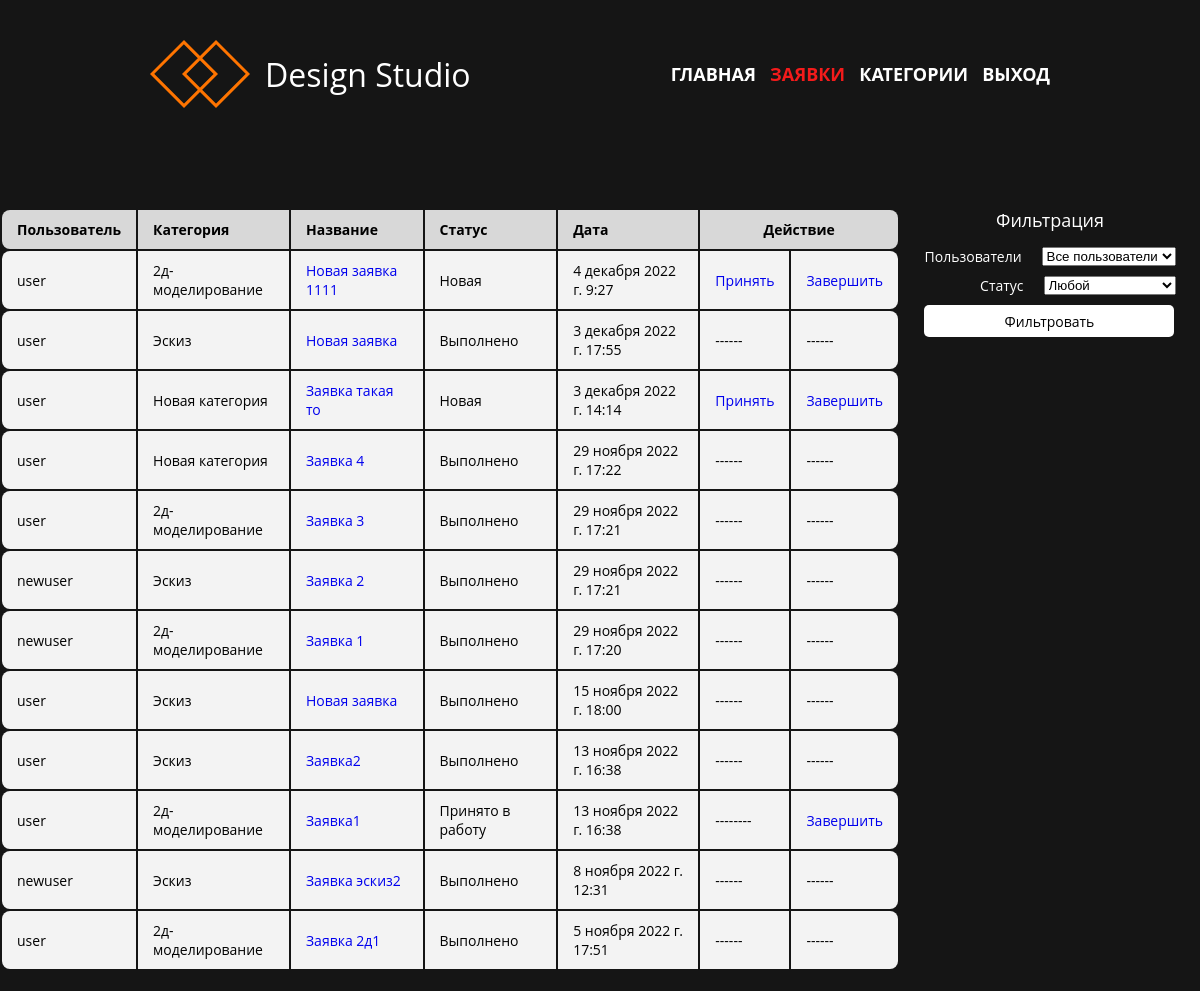
Before: /main/account/application/management/ (signed in) with the older database file.
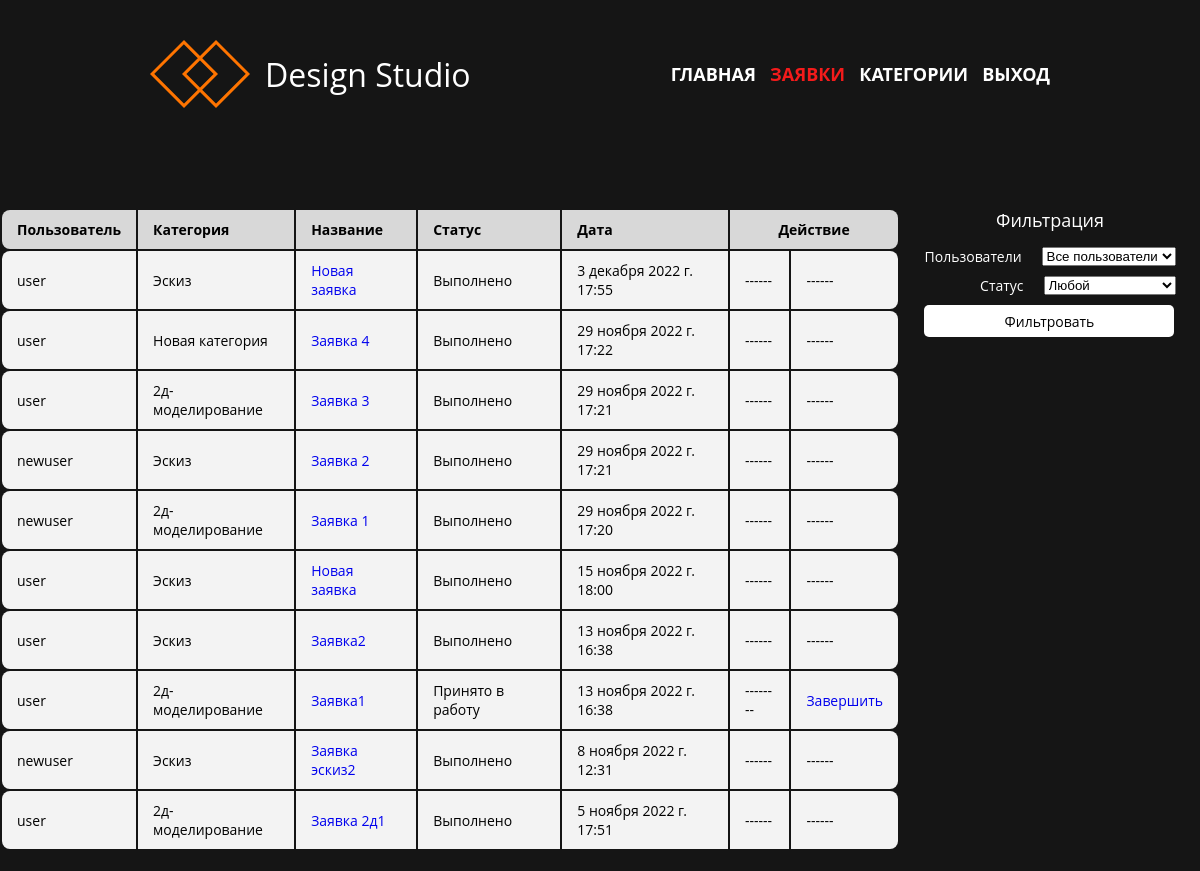
After: the same page with the newer database file.
### personal_account/models.py (models this page shows, shortened)
class Application(models.Model):
    title = models.CharField(max_length=50)
    description = models.TextField(blank=True)
    image = models.ImageField(upload_to='uploads/%Y/%m/%d/')
    time_create = models.DateTimeField(auto_now_add=True)
    cat = models.ForeignKey(Category, on_delete=models.CASCADE)
    current_user = models.ForeignKey('CustomUser', on_delete=models.CASCADE)
    APPLICATION_STATUS = (
        ('n', 'Новая'),
        ('a', 'Принято в работу'),
        ('c', 'Выполнено')
    )
    status = models.CharField(max_length=20, choices=APPLICATION_STATUS, default='n')
    def show_status_message(self):
        for elem in self.APPLICATION_STATUS:
            if self.status in elem:
                application_status_message = elem[1]
                return application_status_message

class CustomUser(AbstractUser):
    role = models.CharField(max_length=20, choices=Role.choices, default=Role.CUSTOMER)
    patronymic = models.CharField(max_length=150, verbose_name='Отчество')
    consent = models.BooleanField(blank=False, default=True)

class Category(models.Model):
    title = models.CharField(max_length=25)
    def __str__(self):
        return self.title

### personal_account/views.py (the view)
# urls.py: path('management/', applications_management, name='applications_management'),
@login_required
def applications_management(request):
    if request.method == 'POST':
        if 'application_status' in request.POST:
            if request.POST['application_status'][0] == 'a':
                form = ChangeStatusAcceptForm(request.POST)
                if form.is_valid():
                    comment_data = form.cleaned_data
                    print(request.POST['application_pk'])
                    comment_data.update(
                        {
                            'status': request.POST['application_status'][0],
                            'application': Application.objects.get(pk=request.POST['application_pk']),
                        },
                    )
                    current_comment = ApplicationComment.objects.create(**comment_data)
                    Application.objects.filter(pk=current_comment.application.pk).update(status=current_comment.status)
                    return redirect(request.META.get('HTTP_REFERER'))
            elif request.POST['application_status'][0] == 'c':
                form = ChangeStatusCompleteForm(request.POST, request.FILES)
                if form.is_valid():
                    comment_data = form.cleaned_data
                    comment_data.update(
                        {
                            'status': request.POST['application_status'][0],
                            'application': Application.objects.get(pk=request.POST['application_pk']),
                        },
                    )
                    current_comment = ApplicationComment.objects.create(**comment_data)
                    Application.objects.filter(pk=current_comment.application.pk).update(status=current_comment.status)
                    return redirect(request.META.get('HTTP_REFERER'))
        elif 'users' in request.POST and 'field' in request.POST:
            context = {
                'name_page': 'applications_management',
                'form_accept_popup': ChangeStatusAcceptForm(),
                'form_complete_popup': ChangeStatusCompleteForm(),
                'form_filtering': FilterApplicationForm()
            }
            if request.POST['users'] == '' and request.POST['field'] == 's':
                return redirect('applications_management')
            elif request.POST['users'] == '' and request.POST['field'] != 's':
                context['applications'] = Application.objects.filter(status=request.POST['field'])
                context['form_filtering'] = FilterApplicationForm(request.POST)
                return render(request, 'personal_account/applications/manager_show.html', context=context)
            elif request.POST['users'] != '':
                user = CustomUser.objects.get(pk=request.POST['users'])
                if request.POST['field'] == 's':
                    context['applications'] = user.application_set.all()
                    context['form_filtering'] = FilterApplicationForm(request.POST)
                    return render(request, 'personal_account/applications/manager_show.html', context=context)
                else:
                    context['applications'] = user.application_set.filter(status=request.POST['field'])
                    context['form_filtering'] = FilterApplicationForm(request.POST)
                    return render(request, 'personal_account/applications/manager_show.html', context=context)
    else:
        if request.user.role == 'CUSTOMER':
            return redirect('no_access')
        elif request.user.role == 'MANAGER':
            context = {
                'name_page': 'applications_management',
                'applications': Application.objects.all().order_by('-time_create'),
                'form_accept_popup': ChangeStatusAcceptForm(),
                'form_complete_popup': ChangeStatusCompleteForm(),
                'form_filtering': FilterApplicationForm()
            }
            return render(request, 'personal_account/applications/manager_show.html', context=context)

### personal_account/forms.py
class ChangeStatusAcceptForm(forms.Form):
    description = forms.CharField(
        max_length=1000,
        widget=forms.Textarea,
        label='Добавить комментарий*'
    )

class ChangeStatusCompleteForm(forms.Form):
    description = forms.CharField(
        max_length=1000,
        widget=forms.Textarea,
        required=False,
        label='Добавить комментарий'
    )
    image = forms.ImageField(label='Прикрепить изображение*')

### personal_account/templates/personal_account/applications/manager_show.html (shortened to what this page needs)
{% extends 'base.html' %}
{% block main_other %}
 <div class="container">
     <div class="applications-wrapper user">
         <div class="a-wrapper-left">
            <table>
                <thead>
                    <tr>
                        <th>Пользователь</th>
                        <th>Категория</th>
                        <th>Название</th>
                        <th>Статус</th>
                        <th>Дата</th>
                        <th colspan="2">Действие</th>
                    </tr>
                </thead>
                <tbody>
                {% if applications %}
                    {% for application in applications %}
                        <tr>
                            <td>{{ application.current_user }}</td>
                            <td>{{ application.cat }}</td>
                            <td>
                                <a href="{% url 'show_application_info' application_pk=application.pk %}">{{ application.title }}</a>
                            </td>
                            <td>{{ application.show_status_message }}</td>
                            <td>{{ application.time_create }}</td>
                                {% if application.status == 'n' %}
                                    <td>
                                        <a href="/" class="opener accept">Принять</a>
                                    </td>
                                    <td>
                                        <a href="/" class="opener complete">Завершить</a>
                                    </td>
                                {% elif application.status == 'a' %}
                                    <td>
                                        <span>--------</span>
                                    </td>
                                    <td>
                                        <a href="/" class="opener complete">Завершить</a>
                                    </td>
                                {% elif application.status == 'c' %}
                                    <td>
                                        <span>------</span>
                                    </td>
                                    <td>
                                        <span>------</span>
                                    </td>
                                {% endif %}
                        </tr>
                    {% endfor %}
                {% else %}
                    <tr>
                        <td>ПУСТО</td>
                    </tr>
                {% endif %}
                </tbody>
            </table>
         </div>
         <div class="a-wrapper-right">
             <div class="form-wrapper filter">
                           <span class="form-title filter">Фильтрация</span>
                           <form action="{% url 'applications_management' %}" method="post">
                               {% for field in form_filtering %}
                               {% if request.user.role == 'MANAGER' %}
                                    <div class="form-item wrapper filter">
                                        <label class="label-select" for="{{ field.id_for_label }}">{{ field.label }}</label>
                                        {{ field }}
                                    </div>
                               {% endif %}
                               {% endfor %}
                               <input class="form-item button" type="submit" value="Фильтровать">
                           </form>
             </div>
         </div>
     </div>
 </div>
{% endblock %}

Changed rows visible on the page:
removed Application: current_user "user", cat "2д-моделирование", title "Новая заявка 1111", show_status_message "Новая", time_create "4 декабря 2022 г. 9:27"
removed Application: current_user "user", cat "Новая категория", title "Заявка такая то", show_status_message "Новая", time_create "3 декабря 2022 г. 14:14"
